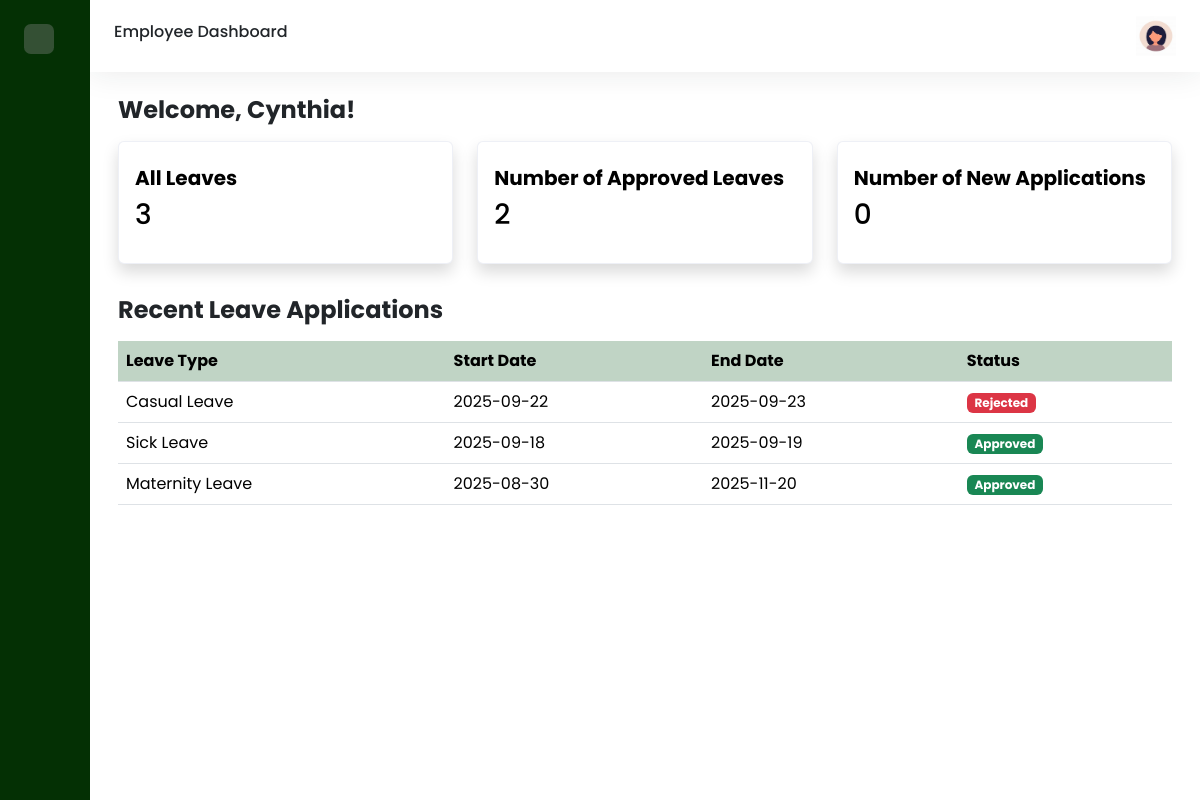
Page /employee.php (signed in) on the committed database.
### tables this page shows
CREATE TABLE `leave_request` (
  `request_id` int(11) NOT NULL,
  `employee_id` int(11) NOT NULL,
  `type_id` int(11) DEFAULT NULL,
  `start_date` date NOT NULL,
  `end_date` date NOT NULL,
  `leave_duration` int(11) NOT NULL,
  `reason` text DEFAULT NULL,
  `status` enum('pending','approved','rejected') NOT NULL DEFAULT 'pending',
  `request_date` timestamp NOT NULL DEFAULT current_timestamp(),
  `approved_by` int(11) DEFAULT NULL,
  `approved_on` timestamp NULL DEFAULT NULL,
  `manager_comments` text DEFAULT NULL
);

CREATE TABLE `leave_type` (
  `type_id` int(11) NOT NULL,
  `type_name` varchar(100) NOT NULL,
  `description` text DEFAULT NULL,
  `requires_approval` tinyint(1) NOT NULL DEFAULT 1,
  `default_accrualrate_perperiod` decimal(5,2) NOT NULL DEFAULT 0.00,
  `max_carryover_days` int(11) NOT NULL DEFAULT 0
);

### employee.php (the view, shortened to what this page needs)
<?php
$host = "localhost";
$db   = "leave_management";
$user = "root";
$pass = "";
$conn = new mysqli($host, $user, $pass, $db);
$employee_id = $_SESSION["employee_id"];
$total_leaves = $conn->query("SELECT COUNT(*) AS total FROM leave_request WHERE employee_id=$employee_id")->fetch_assoc()['total'];
$total_approved = $conn->query("SELECT COUNT(*) AS total FROM leave_request WHERE employee_id=$employee_id AND status='approved'")->fetch_assoc()['total'];
$total_new = $conn->query("SELECT COUNT(*) AS total FROM leave_request WHERE employee_id=$employee_id AND status='pending'")->fetch_assoc()['total'];
$recent_leaves = $conn->query("
    SELECT l.request_id, lt.type_name, l.start_date, l.end_date, l.status
    FROM leave_request l
    LEFT JOIN leave_type lt ON l.type_id = lt.type_id
    WHERE l.employee_id=$employee_id
    ORDER BY l.request_id DESC
    LIMIT 5
");
?>
<!DOCTYPE html>
<html>
<head>
    <link href='https://cdn.boxicons.com/fonts/basic/boxicons.min.css' rel='stylesheet'>
    <link href="https://cdn.jsdelivr.net/npm/bootstrap@5.3.7/dist/css/bootstrap.min.css" rel="stylesheet"
>
    <link rel="stylesheet" href="assets/css/dashboard.css">
</head>
<body>
    <div class="wrapper">
            <aside id="sidebar">
                <div class="d-flex justify-content-between p-4">
                    <button class="toggle-btn border-0" type="button">
                    </button>
                </div>
                <ul class="sidebar-nav">
                    <li class="sidebar-item">
                        <a href="employee.php" class="sidebar-link">
                        </a>
                    </li>
                    <li class="sidebar-item">
                        <a href="employee/myprofile.php" class="sidebar-link">
                        </a>
                    </li>
                    <li class="sidebar-item">
                        <a href="#" class="sidebar-link collapsed has-dropdown"data-bs-toggle="collapse"
                        data-bs-target="#leave" aria-expanded="false" aria-controls="leave">
                        </a>
                    </li>
                    <li class="sidebar-item">
                        <a href="employee/history.php" class="sidebar-link">
                         </a>
                    </li>
                    <li class="sidebar-item">
                        <a href="employee/settings.php" class="sidebar-link">
                        </a>
                    </li>
                </ul>
                <div class="sidebar-footer">
                    <a href="logout.php" class="sidebar-link">
                    </a>
                </div>
            </aside>
            <div class="main">
                <nav class="navbar navbar-expand px-4 py-3">
                    <h6>Employee Dashboard</h6>
                    <div class="navbar-collapse collapse">
                        <ul class="navbar-nav ms-auto">
                            <li class="nav-item dropdown">
                                <a href="#" data-bs-toggle="dropdown" class="nav-icon pe-md-0">
                                   <img src="assets/img/avatar.jpeg" alt="" class="avatar img-fluid">
                                </a>
                            </li>
                        </ul>
                    </div>
                </nav>
                <main class="content px-3 py-4">
                    <div class="container-fluid">
                        <div class="mb-3">
                            <h2 class="fw-bold fs-4 mb-3">
                                Welcome, <?php echo htmlspecialchars($_SESSION["first_name"]);?>!
                            </h2>
                            <div class="row">
                                <div class="col-12 col-md-4">
                                    <div class="card effect shadow">
                                        <div class="card-body py-4">
                                            <h5 class="mb-2 card-title fw-bold">
                                                All Leaves
                                            </h5>
                                            <h3 class="card_text mb-2">
                                                <?php echo $total_leaves; ?>
                                            </h3>
                                        </div>
                                    </div>
                                </div>
                                <div class="col-12 col-md-4">
                                    <div class="card effect shadow">
                                        <div class="card-body py-4">
                                            <h5 class="mb-2 card-title fw-bold">
                                                Number of Approved Leaves
                                            </h5>
                                            <h3 class="card_text mb-2">
                                                <?php echo $total_approved; ?>
                                            </h3>
                                        </div>
                                    </div>
                                </div>
                                <div class="col-12 col-md-4">
                                    <div class="card effect shadow">
                                        <div class="card-body py-4">
                                            <h5 class="mb-2 card-title fw-bold">
                                                Number of New Applications
                                            </h5>
                                            <h3 class="card_text mb-2">
                                                <?php echo $total_new; ?>
                                            </h3>
                                        </div>
                                    </div>
                                </div>
                            </div>
                            <div class="row">
                                <div class="col-12">
                                    <h3 class="fw-bold fs-4 my-3">Recent Leave Applications</h3>
                                    <table class="table table-hover">
                                        <thead>
                                            <tr class="highlight">
                                            <th scope="col">Leave Type</th>
                                            <th scope="col">Start Date</th>
                                            <th scope="col">End Date</th>
                                            <th scope="col">Status </th>
                                            </tr>
                                        </thead>
                                        <tbody>
                                            <?php while ($row = $recent_leaves->fetch_assoc()): ?>
                                                <tr>
                                                    <td><?= $row['type_name'] ? htmlspecialchars($row['type_name']) : 'N/A'; ?></td>
                                                    <td><?php echo htmlspecialchars($row['start_date']); ?></td>
                                                    <td><?php echo htmlspecialchars($row['end_date']); ?></td>
                                                    <td>
                                                        <?php if ($row['status']=='approved'): ?>
                                                            <span class="badge bg-success">Approved</span>
                                                        <?php elseif ($row['status']=='pending'): ?>
                                                            <span class="badge bg-warning text-dark">Pending</span>
                                                        <?php else: ?>
                                                            <span class="badge bg-danger">Rejected</span>
                                                        <?php endif; ?>
                                                    </td>
                                                </tr>
                                            <?php endwhile; ?>
                                        </tbody>
                                    </table>
                                </div>
                            </div>
                        </div>
                    </div>
                </main>
            </div>
        </div>
    </body>
</body>
</html>

### assets/css/dashboard.css (style rules this page uses)
body { font-family: 'Poppins', sans-serif; }
a { text-decoration: none; }
li { list-style: none; }
.wrapper { display: flex; }
.main { display: flex; flex-direction: column; min-height: 100vh; width: 100%; overflow: hidden; transition: all 0.25s ease-in-out; background-color: #FFF; }
#sidebar { width: 90px; min-width: 90px; transition: all 0.25s ease-in-out; background-color: #043004ff; display: flex; flex-direction: column; }
.toggle-btn { width: 30px; height: 30px; color: #FFF; border-radius: 0.425rem; font-size: 18px; display: flex; justify-content: center; align-items: center; background-color: #345034; }
.sidebar-nav { padding: 0.8rem; flex: 11 auto; z-index: 10; }
a.sidebar-link { padding: .625rem 1.125rem; color: #9db1a1; display: block; white-space: nowrap; font-weight: 700; border-left: 3px solid transparent; }
.sidebar-item { position: relative; }
.navbar { background-color: #FFF; box-shadow: 0 0 2rem 0 rgba(33, 37, 41, 0.1); }
.navbar-expand .navbar-collapse { min-width: 200px; }
.avatar { height: 40px; width: 40px; }
.card { background-color: #FFF; transition: 0.4s; cursor: pointer; color: #000; margin-bottom: 1rem; border-color: rgba(231, 234, 243, 0.7); }
.table>thead tr { color: #FFF; text-align: left; }
tr.highlight th { background-color: #c0d4c5; color: #000; }
.content { flex: 11 auto; }

### rows in the picture
leave_request: type.type_name "Casual Leave", start_date "2025-09-22", end_date "2025-09-23", status "Rejected"
leave_request: type.type_name "Sick Leave", start_date "2025-09-18", end_date "2025-09-19", status "Approved"
leave_request: type.type_name "Maternity Leave", start_date "2025-08-30", end_date "2025-11-20", status "Approved"

### other values in the picture
$_SESSION["first_name"] "Cynthia"
$total_leaves "3"
$total_approved "2"
$total_new "0"
